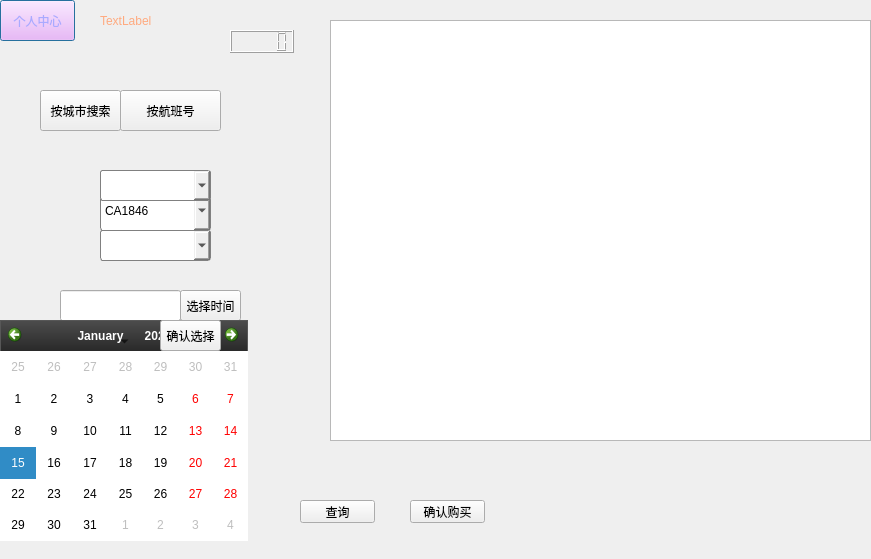
<?xml version="1.0" encoding="UTF-8"?>
<ui version="4.0">
 <class>user_dialog</class>
 <widget class="QDialog" name="user_dialog">
  <property name="enabled">
   <bool>true</bool>
  </property>
  <property name="geometry">
   <rect>
    <x>0</x>
    <y>0</y>
    <width>871</width>
    <height>559</height>
   </rect>
  </property>
  <property name="windowTitle">
   <string>Dialog</string>
  </property>
  <widget class="QLabel" name="label">
   <property name="geometry">
    <rect>
     <x>100</x>
     <y>0</y>
     <width>71</width>
     <height>41</height>
    </rect>
   </property>
   <property name="styleSheet">
    <string notr="true">color: rgb(255, 170, 127);
font: 75 italic 14pt &quot;Arial&quot;;</string>
   </property>
   <property name="text">
    <string>TextLabel</string>
   </property>
  </widget>
  <widget class="QPushButton" name="pushButton">
   <property name="geometry">
    <rect>
     <x>0</x>
     <y>0</y>
     <width>75</width>
     <height>41</height>
    </rect>
   </property>
   <property name="styleSheet">
    <string notr="true">background-color: rgb(255, 170, 255);
font: 75 9pt &quot;Arial&quot;;
gridline-color: rgb(85, 170, 255);
border-right-color: rgb(85, 0, 0);
selection-color: rgb(255, 85, 0);
color: rgb(170, 170, 255);
font: 12pt &quot;Arial&quot;;</string>
   </property>
   <property name="text">
    <string>个人中心</string>
   </property>
  </widget>
  <widget class="QPushButton" name="btntime">
   <property name="geometry">
    <rect>
     <x>180</x>
     <y>290</y>
     <width>61</width>
     <height>31</height>
    </rect>
   </property>
   <property name="text">
    <string>选择时间</string>
   </property>
  </widget>
  <widget class="QLineEdit" name="lineEdit_time">
   <property name="geometry">
    <rect>
     <x>60</x>
     <y>290</y>
     <width>121</width>
     <height>31</height>
    </rect>
   </property>
   <property name="styleSheet">
    <string notr="true">font: 12pt &quot;Arial&quot;;</string>
   </property>
  </widget>
  <widget class="QLabel" name="label_4">
   <property name="geometry">
    <rect>
     <x>20</x>
     <y>290</y>
     <width>31</width>
     <height>31</height>
    </rect>
   </property>
   <property name="styleSheet">
    <string notr="true">border-image: url(:/images/日期.png);</string>
   </property>
   <property name="text">
    <string/>
   </property>
  </widget>
  <widget class="QCalendarWidget" name="calendarWidget">
   <property name="geometry">
    <rect>
     <x>0</x>
     <y>320</y>
     <width>248</width>
     <height>221</height>
    </rect>
   </property>
   <property name="autoFillBackground">
    <bool>true</bool>
   </property>
   <property name="styleSheet">
    <string notr="true">

QToolButton#qt_calendar_prevmonth,QToolButton#qt_calendar_nextmonth,QToolButton#qt_calendar_monthbutton,QToolButton#qt_calendar_yearbutton{
border:0px solid #000000;
border-radius:3px;
margin:3px 3px 3px 3px;
padding:3px;
background-color:rgba(0,0,0,0);

}
 
QToolButton#qt_calendar_prevmonth:hover,QToolButton#qt_calendar_nextmonth:hover,QToolButton#qt_calendar_monthbutton:hover,QToolButton#qt_calendar_yearbutton:hover,QToolButton#qt_calendar_prevmonth:pressed,QToolButton#qt_calendar_nextmonth:pressed,QToolButton#qt_calendar_monthbutton:pressed,QToolButton#qt_calendar_yearbutton:pressed{
border:1px solid #D8D8D8;

}
 
QCalendarWidget QSpinBox#qt_calendar_yearedit{
margin:3px 3px 3px 3px;
padding:0px -7px 0px 0px;
}
 
QDateEdit QCalendarWidget QSpinBox#qt_calendar_yearedit,QDateTimeEdit QCalendarWidget QSpinBox#qt_calendar_yearedit{
padding:0px -2px 0px 0px;
}
 
QCalendarWidget QToolButton::menu-indicator{

	image: none;
}
 
QCalendarWidget QTableView{
border-width:0px;
	
}
 
QCalendarWidget QWidget#qt_calendar_navigationbar{
border:1px solid #575757;
border-width:1px 1px 0px 1px;
background:qlineargradient(spread:pad,x1:0,y1:0,x2:0,y2:1,stop:0 #4D4D4D,stop:1 #292929);

}</string>
   </property>
   <property name="inputMethodHints">
    <set>Qt::ImhNone</set>
   </property>
   <property name="gridVisible">
    <bool>false</bool>
   </property>
   <property name="selectionMode">
    <enum>QCalendarWidget::SingleSelection</enum>
   </property>
   <property name="horizontalHeaderFormat">
    <enum>QCalendarWidget::NoHorizontalHeader</enum>
   </property>
   <property name="verticalHeaderFormat">
    <enum>QCalendarWidget::NoVerticalHeader</enum>
   </property>
   <property name="navigationBarVisible">
    <bool>true</bool>
   </property>
   <property name="dateEditEnabled">
    <bool>true</bool>
   </property>
   <property name="dateEditAcceptDelay">
    <number>1500</number>
   </property>
  </widget>
  <widget class="QLCDNumber" name="lcdNumber">
   <property name="geometry">
    <rect>
     <x>230</x>
     <y>30</y>
     <width>64</width>
     <height>23</height>
    </rect>
   </property>
  </widget>
  <widget class="QPushButton" name="search">
   <property name="geometry">
    <rect>
     <x>300</x>
     <y>500</y>
     <width>75</width>
     <height>23</height>
    </rect>
   </property>
   <property name="styleSheet">
    <string notr="true">font: 11pt &quot;Microsoft New Tai Lue&quot;;</string>
   </property>
   <property name="text">
    <string>查询</string>
   </property>
  </widget>
  <widget class="QPushButton" name="pushButton_calenda">
   <property name="geometry">
    <rect>
     <x>160</x>
     <y>320</y>
     <width>61</width>
     <height>31</height>
    </rect>
   </property>
   <property name="text">
    <string>确认选择</string>
   </property>
  </widget>
  <widget class="QPushButton" name="pushButton_3">
   <property name="geometry">
    <rect>
     <x>410</x>
     <y>500</y>
     <width>75</width>
     <height>23</height>
    </rect>
   </property>
   <property name="styleSheet">
    <string notr="true">font: 11pt &quot;Microsoft New Tai Lue&quot;;</string>
   </property>
   <property name="text">
    <string>确认购买</string>
   </property>
  </widget>
  <widget class="QComboBox" name="dateEdit">
   <property name="geometry">
    <rect>
     <x>100</x>
     <y>190</y>
     <width>111</width>
     <height>41</height>
    </rect>
   </property>
   <property name="styleSheet">
    <string notr="true">border: 1px solid gray;
font: 14pt &quot;Arial&quot;;
border-radius: 3px;
</string>
   </property>
   <item>
    <property name="text">
     <string>CA1846</string>
    </property>
   </item>
   <item>
    <property name="text">
     <string>MU5101 </string>
    </property>
   </item>
   <item>
    <property name="text">
     <string>MU5171</string>
    </property>
   </item>
   <item>
    <property name="text">
     <string>HU7604</string>
    </property>
   </item>
   <item>
    <property name="text">
     <string>CZ3908</string>
    </property>
   </item>
   <item>
    <property name="text">
     <string>CZ9285</string>
    </property>
   </item>
   <item>
    <property name="text">
     <string>CZ9274</string>
    </property>
   </item>
  </widget>
  <widget class="QLabel" name="label_5">
   <property name="geometry">
    <rect>
     <x>30</x>
     <y>190</y>
     <width>31</width>
     <height>41</height>
    </rect>
   </property>
   <property name="styleSheet">
    <string notr="true">font: 11pt &quot;Microsoft New Tai Lue&quot;;
border-image: url(:/images/航班动态.png);</string>
   </property>
   <property name="text">
    <string/>
   </property>
  </widget>
  <widget class="QLabel" name="label_3">
   <property name="geometry">
    <rect>
     <x>29</x>
     <y>160</y>
     <width>41</width>
     <height>41</height>
    </rect>
   </property>
   <property name="styleSheet">
    <string notr="true">font: 11pt &quot;Microsoft New Tai Lue&quot;;
border-image: url(:/images/起点.png);</string>
   </property>
   <property name="text">
    <string/>
   </property>
  </widget>
  <widget class="QLabel" name="label_2">
   <property name="geometry">
    <rect>
     <x>30</x>
     <y>220</y>
     <width>41</width>
     <height>41</height>
    </rect>
   </property>
   <property name="styleSheet">
    <string notr="true">font: 11pt &quot;Microsoft New Tai Lue&quot;;
border-image: url(:/images/到达地.png);</string>
   </property>
   <property name="text">
    <string/>
   </property>
  </widget>
  <widget class="QComboBox" name="comboBox">
   <property name="geometry">
    <rect>
     <x>100</x>
     <y>170</y>
     <width>111</width>
     <height>31</height>
    </rect>
   </property>
   <property name="styleSheet">
    <string notr="true">border: 1px solid gray;
font: 14pt &quot;Arial&quot;;
border-radius: 3px;
</string>
   </property>
  </widget>
  <widget class="QComboBox" name="comboBox_2">
   <property name="geometry">
    <rect>
     <x>100</x>
     <y>230</y>
     <width>111</width>
     <height>31</height>
    </rect>
   </property>
   <property name="styleSheet">
    <string notr="true">border: 1px solid gray;
font: 14pt &quot;Arial&quot;;
border-radius: 3px;
</string>
   </property>
  </widget>
  <widget class="QTableView" name="tableView_showticket">
   <property name="geometry">
    <rect>
     <x>330</x>
     <y>20</y>
     <width>541</width>
     <height>421</height>
    </rect>
   </property>
   <property name="showGrid">
    <bool>true</bool>
   </property>
  </widget>
  <widget class="QLabel" name="label_show">
   <property name="geometry">
    <rect>
     <x>330</x>
     <y>20</y>
     <width>541</width>
     <height>421</height>
    </rect>
   </property>
   <property name="styleSheet">
    <string notr="true">border-image: url(:/images/13.jpg);</string>
   </property>
   <property name="text">
    <string/>
   </property>
  </widget>
  <widget class="QPushButton" name="pushButton_searchnum">
   <property name="enabled">
    <bool>true</bool>
   </property>
   <property name="geometry">
    <rect>
     <x>120</x>
     <y>90</y>
     <width>101</width>
     <height>41</height>
    </rect>
   </property>
   <property name="styleSheet">
    <string notr="true">selection-color: rgb(255, 170, 255);

selection-color: rgb(170, 85, 127);
border-right-color: rgb(255, 0, 0);
border-top-color: rgb(0, 255, 255);
selection-color: rgb(85, 0, 255);
font: 11pt &quot;Microsoft New Tai Lue&quot;;</string>
   </property>
   <property name="text">
    <string>按航班号</string>
   </property>
  </widget>
  <widget class="QPushButton" name="pushButton_serachcity">
   <property name="enabled">
    <bool>true</bool>
   </property>
   <property name="geometry">
    <rect>
     <x>40</x>
     <y>90</y>
     <width>81</width>
     <height>41</height>
    </rect>
   </property>
   <property name="styleSheet">
    <string notr="true">selection-color: rgb(255, 170, 255);

selection-color: rgb(170, 85, 127);
border-right-color: rgb(255, 0, 0);
border-top-color: rgb(0, 255, 255);
selection-color: rgb(85, 0, 255);
font: 11pt &quot;Microsoft New Tai Lue&quot;;</string>
   </property>
   <property name="text">
    <string>按城市搜索</string>
   </property>
   <property name="checkable">
    <bool>false</bool>
   </property>
  </widget>
  <zorder>label</zorder>
  <zorder>pushButton</zorder>
  <zorder>btntime</zorder>
  <zorder>lineEdit_time</zorder>
  <zorder>label_4</zorder>
  <zorder>lcdNumber</zorder>
  <zorder>search</zorder>
  <zorder>pushButton_3</zorder>
  <zorder>dateEdit</zorder>
  <zorder>label_5</zorder>
  <zorder>label_3</zorder>
  <zorder>label_2</zorder>
  <zorder>comboBox</zorder>
  <zorder>comboBox_2</zorder>
  <zorder>tableView_showticket</zorder>
  <zorder>label_show</zorder>
  <zorder>calendarWidget</zorder>
  <zorder>pushButton_searchnum</zorder>
  <zorder>pushButton_serachcity</zorder>
  <zorder>pushButton_calenda</zorder>
 </widget>
 <resources/>
 <connections/>
</ui>
